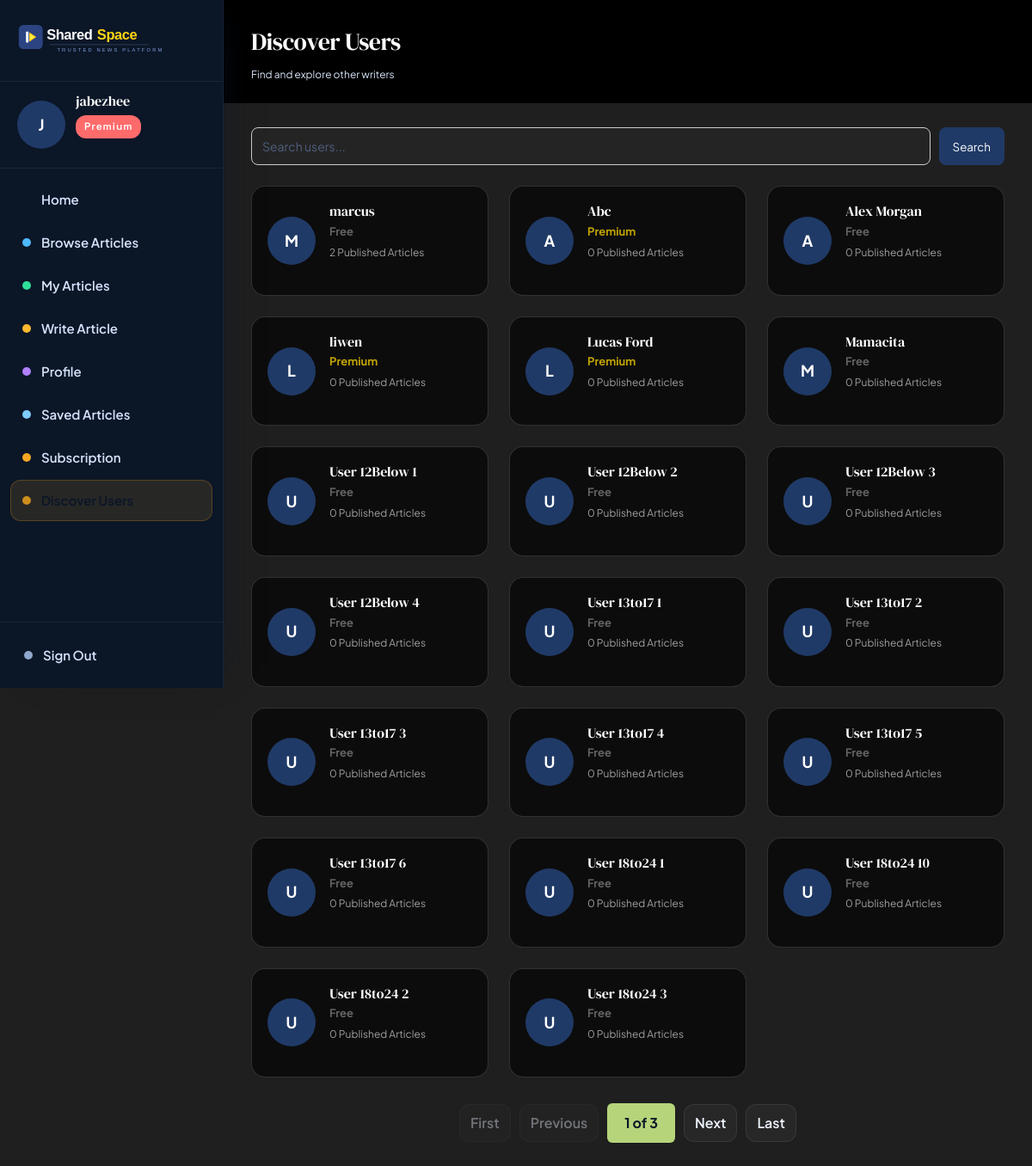
The page /pages/users.php (signed in) on the database its author committed.
### tables this page shows
CREATE TABLE `users` (
  `id` int NOT NULL,
  `email` varchar(255) NOT NULL,
  `password` varchar(255) NOT NULL,
  `full_name` varchar(255) DEFAULT NULL,
  `bio` text,
  `avatar_url` text,
  `role` enum('free','premium','category_admin','system_admin','ai_trainer') NOT NULL DEFAULT 'free',
  `is_premium` tinyint(1) NOT NULL DEFAULT '0',
  `is_suspended` tinyint(1) NOT NULL DEFAULT '0',
  `created_at` datetime NOT NULL DEFAULT CURRENT_TIMESTAMP,
  `updated_at` datetime NOT NULL DEFAULT CURRENT_TIMESTAMP ON UPDATE CURRENT_TIMESTAMP,
  `email_verified` tinyint(1) DEFAULT '0',
  `verification_token` varchar(255) DEFAULT NULL,
  `last_verification_email` datetime DEFAULT NULL,
  `reset_token` varchar(255) DEFAULT NULL,
  `reset_expires` datetime DEFAULT NULL,
  `age_group` varchar(20) DEFAULT NULL,
  `gender` enum('male','female') DEFAULT NULL,
  `onboarding_completed` tinyint(1) DEFAULT '0'
);

### includes/entities/User.php (called while the page is built, shortened)
<?php
class User
{
    public string $fullName;
    public function __construct(array $row)
    {
        $this->id          = (int)$row['id'];
        $this->fullName    = $row['full_name'] ?? '';
        $this->role        = $row['role']       ?? 'free';
    }
    public function initial(): string
    {
        return strtoupper(mb_substr($this->fullName, 0, 1)) ?: '?';
    }
}

### includes/db.php (called while the page is built, shortened)
<?php
class DB {
    private static ?PDO $pdo = null;
    public static function get(): PDO {
        if (self::$pdo === null) {
            $dsn = sprintf('mysql:host=%s;port=%s;dbname=%s;charset=utf8mb4',
                DB_HOST, DB_PORT, DB_NAME);
            self::$pdo = new PDO($dsn, DB_USER, DB_PASS, [
                PDO::ATTR_ERRMODE            => PDO::ERRMODE_EXCEPTION,
                PDO::ATTR_DEFAULT_FETCH_MODE => PDO::FETCH_ASSOC,
                PDO::ATTR_EMULATE_PREPARES   => false,
            ]);
        }
        return self::$pdo;
    }
    public static function query(string $sql, array $params = []): array {
        $stmt = self::get()->prepare($sql);
        $stmt->execute($params);
        return $stmt->fetchAll();
    }
    public static function first(string $sql, array $params = []): ?array {
        $rows = self::query($sql, $params);
        return $rows[0] ?? null;
    }
}

### includes/controllers/AuthController.php (called while the page is built, shortened)
<?php
require_once __DIR__ . '/../entities/User.php';
class AuthController {
    public function currentUser(): ?User {
        static $cache = [];
        $id = $_SESSION['user_id'];
        if (!isset($cache[$id])) {
            $row        = DB::first('SELECT * FROM users WHERE id = ?', [$id]);
            $cache[$id] = $row ? new User($row) : null;
        }
        return $cache[$id];
    }
    public function requireAuth(): void {
        $user = $this->currentUser();
    }
}

### includes/controllers/UserController.php (called while the page is built, shortened)
<?php
require_once __DIR__ . '/../db.php';
require_once __DIR__ . '/../entities/User.php';
class UserController {
    public function searchUsers(?string $keyword, int $limit, int $offset, int $currentUserId): array {
        $params = [];
        $sql = "
            SELECT
                u.id,
                u.full_name,
                u.avatar_url,
                u.role,
                u.bio,
                SUM(a.status = 'published') AS article_count
            FROM users u
            LEFT JOIN articles a ON a.author_id = u.id
            WHERE u.onboarding_completed = 1
            AND u.role IN ('free', 'premium', 'category_admin')
            AND u.id != ?
        ";
        $params[] = $currentUserId;
        $sql .= "
            GROUP BY u.id
            ORDER BY article_count DESC, u.full_name ASC
            LIMIT ? OFFSET ?
        ";
        $params[] = $limit;
        $params[] = $offset;
        return DB::query($sql, $params);
    }
    public function countUsers(?string $keyword, int $currentUserId): int {
        $params = [];
        $sql = "
            SELECT COUNT(*) as total
            FROM users
            WHERE onboarding_completed = 1
            AND role IN ('free', 'premium', 'category_admin')
            AND id != ?
        ";
        $params[] = $currentUserId;
        $result = DB::first($sql, $params);
        return (int)($result['total'] ?? 0);
    }
}

### pages/users.php (the view, shortened to what this page needs)
<?php
require_once __DIR__ . '/../includes/layout.php';
require_once __DIR__ . '/../includes/controllers/AuthController.php';
require_once __DIR__ . '/../includes/controllers/UserController.php';
$auth = new AuthController();
$auth->requireAuth();
$user = $auth->currentUser();
$userCtrl = new UserController();
$search = $_GET['search'] ?? null;
$page = max(1, (int)($_GET['page'] ?? 1));
$perPage = 20;
$offset = ($page - 1) * $perPage;
$totalUsers = $userCtrl->countUsers($search, $user->id);
$totalPages = (int) ceil($totalUsers / $perPage);
$users = $userCtrl->searchUsers($search, $perPage, $offset, $user->id);
page_head('Discover Users');
?>
<link rel="stylesheet" href="/public/css/users.css">
<div class="dashboard-layout">
<?php sidebar($user); ?>
<main>
<?php dash_header('Discover Users', 'Find and explore other writers'); ?>
<div class="page-content">
    <div class="users-search-box">
        <form method="GET" class="users-search-form">
            <input
                type="text"
                name="search"
                placeholder="Search users..."
                value="<?= htmlspecialchars($search ?? '') ?>"
            >
            <button type="submit">Search</button>
        </form>
    </div>
    <div class="users-grid">
        <?php if (empty($users)): ?>
            <div class="no-users">No users found.</div>
        <?php else: ?>
            <?php foreach ($users as $u): ?>
                <a href="/pages/user-profile.php?id=<?= $u['id'] ?>" class="user-card">
                    <div class="user-avatar">
                        <?php if (!empty($u['avatar_url'])): ?>
                            <img src="/public/<?= htmlspecialchars($u['avatar_url']) ?>">
                        <?php else: ?>
                            <?= strtoupper(substr($u['full_name'], 0, 1)) ?>
                        <?php endif; ?>
                    </div>
                <div class="user-info">
                    <div class="user-name">
                        <?= htmlspecialchars($u['full_name']) ?>
                    </div>
                    <div class="user-role <?= htmlspecialchars($u['role']) ?>">
                        <?= ucfirst($u['role']) ?>
                    </div>
                    <div class="user-articles">
                        <?= (int)$u['article_count'] ?>
                        <?= $u['article_count'] == 1 ? 'Published Article' : 'Published Articles' ?>
                    </div>
                </div>
                </a>
            <?php endforeach; ?>
        <?php endif; ?>
    </div>
    <?php if ($totalPages > 1): ?>
        <div class="pagination">
            <a class="page-btn <?= $page == 1 ? 'disabled' : '' ?>"
            href="?page=1&search=<?= urlencode($search ?? '') ?>">
                First
            </a>
            <a class="page-btn <?= $page == 1 ? 'disabled' : '' ?>"
            href="?page=<?= max(1, $page - 1) ?>&search=<?= urlencode($search ?? '') ?>">
                Previous
            </a>
            <div class="page-info">
                <?= $page ?> of <?= $totalPages ?>
            </div>
            <a class="page-btn <?= $page == $totalPages ? 'disabled' : '' ?>"
            href="?page=<?= min($totalPages, $page + 1) ?>&search=<?= urlencode($search ?? '') ?>">
                Next
            </a>
            <a class="page-btn <?= $page == $totalPages ? 'disabled' : '' ?>"
            href="?page=<?= $totalPages ?>&search=<?= urlencode($search ?? '') ?>">
                Last
            </a>
        </div>
        <?php endif; ?>
</div>
</main>
</div>
<?php page_foot(); ?>

### includes/layout.php (shortened to what this page needs)
<?php
require_once __DIR__ . '/db.php';
require_once __DIR__ . '/controllers/AuthController.php';
function page_head(string $title): void {
    $slug = strtolower(trim(preg_replace('/[^a-z0-9]+/i', '-', $title), '-'));
?>
<!DOCTYPE html>
<html lang="en">
<head>
<link rel="stylesheet" href="/public/css/app.css?v=<?= filemtime(__DIR__ . '/../public/css/app.css') ?>" />
</head>
<body class="page-<?= htmlspecialchars($slug) ?>">
<?php }
function page_foot(): void { ?>
</body>
</html>
<?php }
function sharedspace_brand(string $href = '/', string $variant = 'dark', string $class = ''): void { ?>
    <a href="<?= htmlspecialchars($href) ?>" class="sharedspace-brand <?= htmlspecialchars(trim($class)) ?>">
        <img
            src="<?= htmlspecialchars($variant === 'light' ? '/public/icons/sharedspace-logo-light.svg' : '/public/icons/sharedspace-logo-dark.svg') ?>"
            alt="SharedSpace"
            class="sharedspace-brand-image"
        >
    </a>
<?php }
function sidebar(User $user): void {
    $path = parse_url($_SERVER['REQUEST_URI'], PHP_URL_PATH);
    if ($user->role === 'system_admin') {
        $links = [
            ['href' => '/pages/admin-dashboard.php', 'key' => 'home',    'label' => 'Admin Dashboard'],
            ['href' => '/pages/browse.php',           'key' => 'browse',  'label' => 'Browse Articles'],
            ['href' => '/pages/admin-landing.php',    'key' => 'landing', 'label' => 'Manage Landing Page'],
            ['href' => '/pages/admin-audit-log.php',  'key' => 'audit',   'label' => 'Audit Log'],
            ['href' => '/pages/admin-ai-dashboard.php', 'key' => 'ai', 'label' => 'AI Dashboard'],
            ['href' => '/pages/admin-ai-calibration.php', 'key' => 'settings', 'label' => 'Calibration'],
            ['href' => '/pages/profile.php',          'key' => 'profile', 'label' => 'Profile'],
        ];
    } else {
        $links = [
            ['href' => '/dashboard.php', 'key' => 'home', 'label' => 'Home'],
            ['href' => '/pages/browse.php', 'key' => 'browse', 'label' => 'Browse Articles'],
            ['href' => '/pages/my-articles.php', 'key' => 'articles', 'label' => 'My Articles'],
            ['href' => '/pages/write.php', 'key' => 'compose', 'label' => 'Write Article'],
            ['href' => '/pages/profile.php', 'key' => 'profile', 'label' => 'Profile'],
            ['href' => '/pages/savedarticles.php', 'key' => 'saved', 'label' => 'Saved Articles'],
            ['href' => '/pages/subscription.php', 'key' => 'membership', 'label' => $user->role === 'premium' ? 'Subscription' : 'Upgrade'],
            ['href' => '/pages/users.php', 'key' => 'users', 'label' => 'Discover Users'],
        ];
    }
    ?>
<aside class="sidebar">
    <div class="sidebar-logo">
        <?php sharedspace_brand(
            $user->role === 'system_admin' ? '/pages/admin-dashboard.php' : ($user->role === 'ai_trainer' ? '/pages/ai-trainer-dashboard.php' : ($user->role === 'category_admin' ? '/pages/category-admin-dashboard.php' : '/dashboard.php')),
            'light',
            'sidebar-brand'
        ); ?>
    </div>
    <div class="sidebar-user">
        <?php if (!empty($user->avatarUrl)): ?>
            <div class="user-avatar" style="background:none;padding:0;overflow:hidden">
                <img src="/public/<?= htmlspecialchars($user->avatarUrl) ?>"
                     alt="<?= htmlspecialchars($user->fullName) ?>"
                     style="width:100%;height:100%;object-fit:cover;border-radius:50%">
            </div>
        <?php else: ?>
            <div class="user-avatar"><?= htmlspecialchars($user->initial()) ?></div>
        <?php endif; ?>
        <div class="user-info">
            <p class="user-name"><?= htmlspecialchars($user->fullName) ?></p>
            <?php if ($user->role === 'premium'): ?>
                <span class="role-badge premium">Premium</span>
            <?php elseif ($user->role === 'system_admin'): ?>
                <span class="role-badge system-admin">System Admin</span>
            <?php elseif ($user->role === 'ai_trainer'): ?>
                <span class="role-badge ai-trainer">AI Trainer</span>
            <?php else: ?>
                <span class="role-badge free">Free</span>
            <?php endif; ?>
        </div>
    </div>
    <nav class="sidebar-nav">
        <ul>
        <?php foreach ($links as $link): ?>
            <li>
                <a href="<?= $link['href'] ?>" class="nav-link <?= $path === $link['href'] ? 'active' : '' ?>">
                    <span class="nav-icon nav-icon-<?= htmlspecialchars($link['key']) ?>" aria-hidden="true"></span>
                    <?= htmlspecialchars($link['label']) ?>
                </a>
            </li>
        <?php endforeach; ?>
        </ul>
    </nav>
    <div class="sidebar-footer">
        <a href="/logout.php" class="nav-link logout">
            <span class="nav-icon nav-icon-logout" aria-hidden="true"></span>
            Sign Out
        </a>
    </div>
</aside>
<?php }
function dash_header(string $title, string $subtitle = ''): void { ?>
<header class="dash-header">
    <div>
        <h1 class="dash-title"><?= htmlspecialchars($title) ?></h1>
        <?php if ($subtitle): ?>
        <p class="dash-subtitle"><?= htmlspecialchars($subtitle) ?></p>
        <?php endif; ?>
    </div>
</header>
<?php }
    if ($err): ?><div class="alert alert-error"><?= htmlspecialchars($err) ?></div><?php endif;

### public/css/users.css (style rules this page uses)
.users-search-box { margin-bottom: 24px; }
.users-search-form { display: flex; gap: 10px; }
.users-search-form input { flex: 1; padding: 12px; border-radius: 8px; border: 1px solid #ccc; color: white; }
.users-search-form button { padding: 12px 16px; background: #203a67; color: white; border: none; border-radius: 8px; cursor: pointer; }
.users-grid { display: grid; grid-template-columns: repeat(auto-fill, minmax(260px, 1fr)); gap: 24px; }
.user-card { display: flex; align-items: center; gap: 16px; padding: 20px 18px; border-radius: 16px; border: 1px solid rgba(255,255,255,0.15); background: rgba(0,0,0,0.6); text-decoration: none; color: inherit; transition: all 0.2s ease; }
.user-avatar { width: 56px; height: 56px; border-radius: 50%; background: #203a67; color: white; font-size: 18px; display: flex; align-items: center; justify-content: center; font-weight: bold; overflow: hidden; }
.user-name { font-size: 16px; margin-bottom: 4px; }
.user-role { font-size: 13px; opacity: 0.75; font-weight: bold; }
.user-role.free { color: gray; }
.user-role.premium { color: gold; }
.user-articles { font-size: 12px; opacity: 0.6; margin-top: 4px; color: white; }
.pagination { margin-top: 30px; display: flex; gap: 10px; justify-content: center; align-items: center; }
.pagination a { padding: 8px 12px; border: 1px solid #ccc; text-decoration: none; border-radius: 6px; }
html, body { background: rgb(31, 31, 31); }

### rows shown on the page
users: full_name "J", full_name "jabezhee"
users: full_name "M", full_name "marcus", role "Free", article_count "2"
users: full_name "A", full_name "Abc", role "Premium", article_count "0"
users: full_name "A", full_name "Alex Morgan", role "Free", article_count "0"
users: full_name "L", full_name "liwen", role "Premium", article_count "0"
users: full_name "L", full_name "Lucas Ford", role "Premium", article_count "0"
users: full_name "M", full_name "Mamacita", role "Free", article_count "0"
users: full_name "U", full_name "User 12Below 1", role "Free", article_count "0"
users: full_name "U", full_name "User 12Below 2", role "Free", article_count "0"
users: full_name "U", full_name "User 12Below 3", role "Free", article_count "0"
users: full_name "U", full_name "User 12Below 4", role "Free", article_count "0"
users: full_name "U", full_name "User 13to17 1", role "Free", article_count "0"
users: full_name "U", full_name "User 13to17 2", role "Free", article_count "0"
users: full_name "U", full_name "User 13to17 3", role "Free", article_count "0"
users: full_name "U", full_name "User 13to17 4", role "Free", article_count "0"
users: full_name "U", full_name "User 13to17 5", role "Free", article_count "0"
users: full_name "U", full_name "User 13to17 6", role "Free", article_count "0"
users: full_name "U", full_name "User 18to24 1", role "Free", article_count "0"
users: full_name "U", full_name "User 18to24 10", role "Free", article_count "0"
users: full_name "U", full_name "User 18to24 2", role "Free", article_count "0"
users: full_name "U", full_name "User 18to24 3", role "Free", article_count "0"

### other values the page prints
$link['label'] "Home"
$link['label'] "Browse Articles"
$link['label'] "My Articles"
$link['label'] "Write Article"
$link['label'] "Profile"
$link['label'] "Saved Articles"
$link['label'] "Subscription"
$title "Discover Users"
$subtitle "Find and explore other writers"
$page "1"
$totalPages "3"
